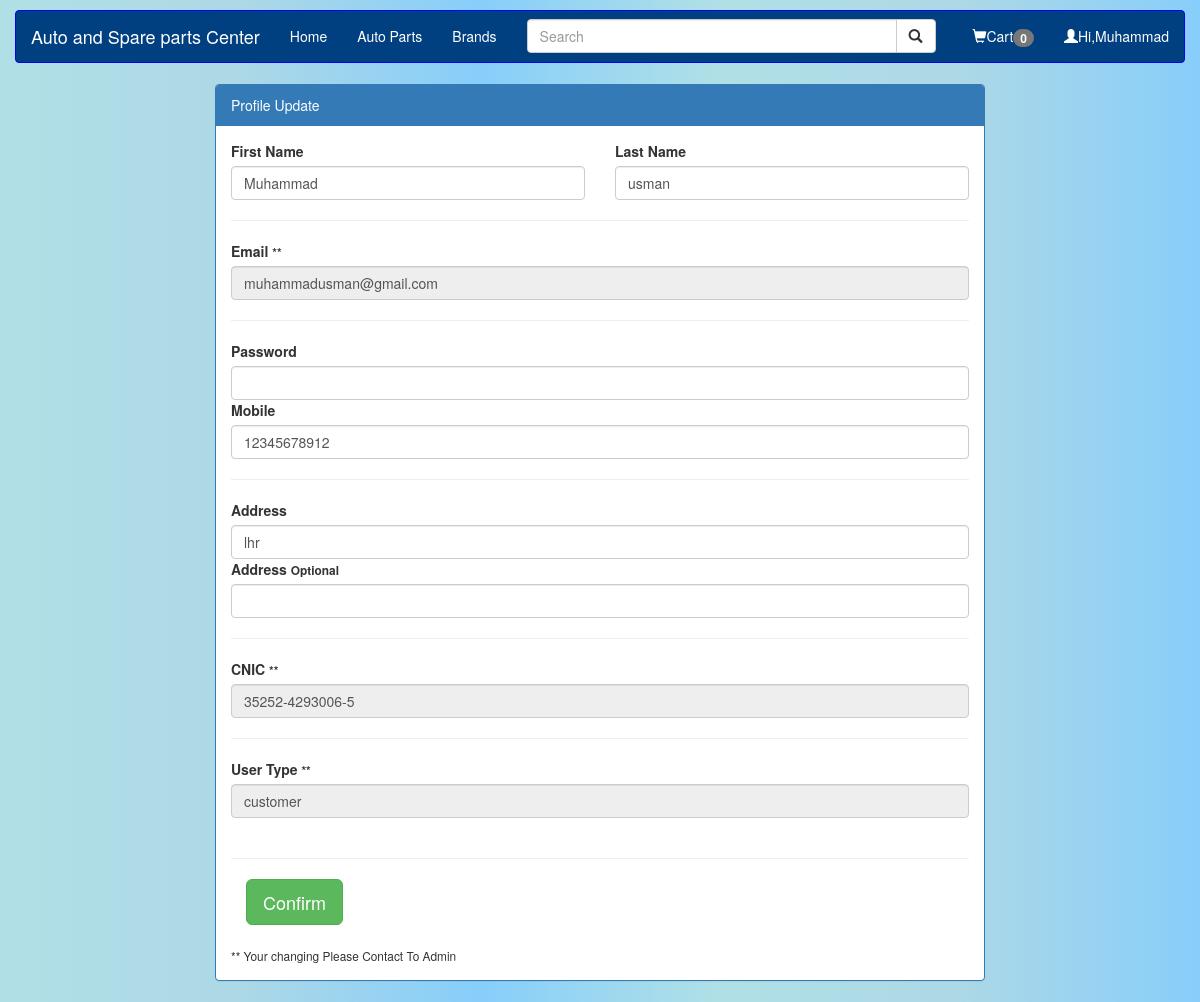
The page /Customer_pass_change.php (signed in) on the database its author committed.
### tables this page shows
CREATE TABLE IF NOT EXISTS `user_info` (
`user_id` int(10) NOT NULL,
  `first_name` varchar(300) NOT NULL,
  `last_name` varchar(300) NOT NULL,
  `email` varchar(300) NOT NULL,
  `password` varchar(300) NOT NULL,
  `mobile` varchar(300) NOT NULL,
  `address1` varchar(300) NOT NULL,
  `address2` varchar(300) NOT NULL,
  `user_type` varchar(300) NOT NULL,
  `cnic` varchar(300) NOT NULL
);

### Customer_pass_change.php (the view, shortened to what this page needs)
<!DOCTYPE html>
<html lang="en">
	<head>
		<?php include 'Head.php'; ?>
    </head>
   <body>
       <?php
       if(isset($_SESSION["uid"])){
           include 'HeaderBar_profile.php';
        }else
       {
           include 'HeaderBar.php';
       }
       ?>
        <div class="container-fluid gradl">
		<div class="row">
			<div class="col-md-2"></div>
			<div class="col-md-8" id="pass_back_message">
			</div>
			<div class="col-md-2"></div>
		</div>
		<div class="row">
			<div class="col-md-2"></div>
			<div class="col-md-8">
				<div class="panel panel-primary">
					<div class="panel-heading"> Profile Update </div>
					<div class="panel-body">
					<form method="post" onsubmit="return false">
                        <?PHP
					$selecte_id = $_SESSION["uid"];
					$data = "SELECT * FROM user_info WHERE user_id='$selecte_id'";
					$view = mysqli_query($con,$data);
					while($_view = mysqli_fetch_assoc($view))
					{
					?>
						<div class="row">
							<div class="col-md-6">
								<label for="f_name">First Name</label>
								<input type="text" id="f_name" name="f_name" value="<?PHP echo $_view['first_name'] ?>" class="form-control" required>
							</div>
							<div class="col-md-6">
								<label for="f_name">Last Name</label>
								<input type="text" id="l_name" name="l_name" value="<?PHP echo $_view['last_name'] ?>"class="form-control">
							</div>
						</div>
                        <hr>
						<div class="row">
							<div class="col-md-12">
								<label for="email">Email <small>**</small></label>
								<input type="text" id="email" name="email"class="form-control" value="<?PHP echo $_view['email'] ?>" readonly>
							</div>
						</div>
                        <hr>
						<div class="row">
							<div class="col-md-12">
								<label for="password">Password</label>
								<input type="password" id="password" name="password"class="form-control"  required>
							</div>
						</div>
						<div class="row">
							<div class="col-md-12">
								<label for="mobile">Mobile</label>
								<input type="text" id="mobile" name="mobile"class="form-control" value="<?PHP echo $_view['mobile'] ?>" required>
							</div>
						</div>
                        <hr>
						<div class="row">
							<div class="col-md-12">
								<label for="address1">Address </label>
								<input type="text" id="address1" name="address1" value="<?PHP echo $_view['address1'] ?>" class="form-control" required>
							</div>
						</div>
						<div class="row">
							<div class="col-md-12">
								<label for="address2">Address <small> Optional</small></label>
								<input type="text" id="address2" name="address2" value="<?PHP echo $_view['address2'] ?>"  class="form-control">
							</div>
						</div>
                        <hr>
                        <div class="row">
							<div class="col-md-12">
								<label for="cnic">CNIC <small>**</small></label>
								<input type="text" id="cnic" name="cnic" value="<?PHP echo $_view['cnic'] ?>" class="form-control" readonly>
							</div>
						</div>
                        <hr>
                        <div class="row">
							<div class="col-md-12">
								<label for="user_type">User Type <small>**</small></label>
								<input type="text"  value="<?PHP echo $_view['user_type'] ?>"  class="form-control"  readonly>
							</div>
						</div>
                        <p><br/></p>
                        <hr>
						<div class="row" style="margin-left: auto; margin-right: auto;">
							<div class="col-md-12">
								<input  value="Confirm" type="button" onclick="topFunction()" id="customer_pass_chang" name="signup_button"class="btn btn-success btn-lg">
							</div>
						</div><br>
                        <small>** Your changing Please Contact To Admin</small>
					<?php } ?>
					</form>
				</div>
			</div>
		</div>
	</div>
</div>
    </body>
</html>

### style.css (style rules this page uses)
.gradl { background-image: linear-gradient(to right, powderblue ,lightblue ,lightskyblue,powderblue ,lightblue ,lightskyblue); }

### rows shown on the page
user_info: f_name "Muhammad", l_name "usman", email "muhammadusman@gmail.com", mobile "12345678912", address1 "lhr", cnic "35252-4293006-5", user_type "customer"

### other values the page prints
$_SESSION["name"] "Muhammad"
